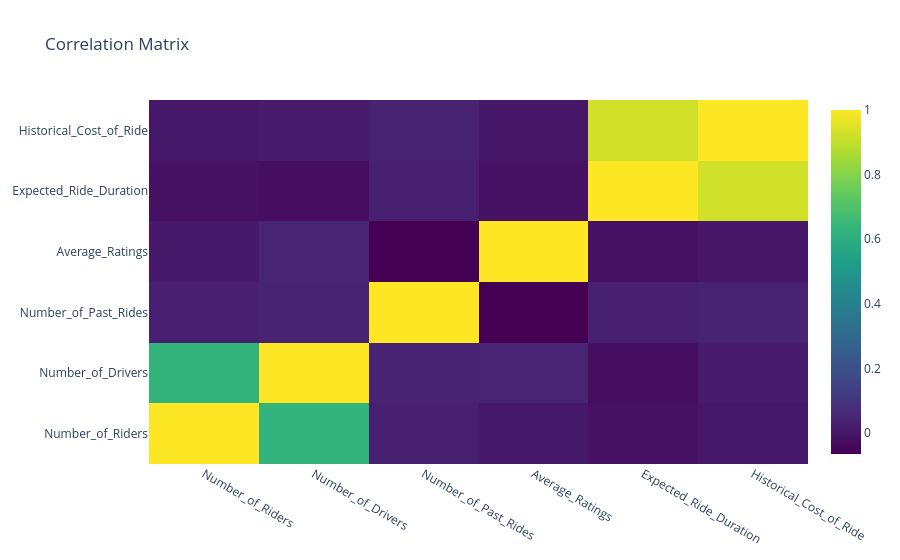

The code cell stored with this chart in its notebook:
### Code cell
corr_matrix = data.corr(numeric_only=True)
fig = go.Figure(data = go.Heatmap(x=corr_matrix.columns,
                                  y=corr_matrix.columns,
                                  z=corr_matrix.values,
                                  colorscale='viridis'))
fig.update_layout(title='Correlation Matrix')
fig.show()

### Figure 1 — Plotly figure (JSON) as saved in the notebook; plotly's stock layout.template omitted (floating-point values rounded to 4 significant figures)
{"data": [{"colorscale": [[0, "#440154"], [0.1111, "#482878"], [0.2222, "#3e4989"], [0.3333, "#31688e"], [0.4444, "#26828e"], [0.5556, "#1f9e89"], [0.6667, "#35b779"], [0.7778, "#6ece58"], [0.8889, "#b5de2b"], [1, "#fde725"]], "type": "heatmap", "x": ["Number_of_Riders", "Number_of_Drivers", "Number_of_Past_Rides", "Average_Ratings", "Expected_Ride_Duration", "Historical_Cost_of_Ride"], "y": ["Number_of_Riders", "Number_of_Drivers", "Number_of_Past_Rides", "Average_Ratings", "Expected_Ride_Duration", "Historical_Cost_of_Ride"], "z": [[1.0, 0.627, 0.02927, 0.008572, -0.01586, 0.005826], [0.627, 1.0, 0.03966, 0.0412, -0.02442, 0.01708], [0.02927, 0.03966, 1.0, -0.06473, 0.03068, 0.03586], [0.008572, 0.0412, -0.06473, 1.0, -0.01697, -0.001063], [-0.01586, -0.02442, 0.03068, -0.01697, 1.0, 0.9275], [0.005826, 0.01708, 0.03586, -0.001063, 0.9275, 1.0]]}], "layout": {"title": {"text": "Correlation Matrix"}}}
